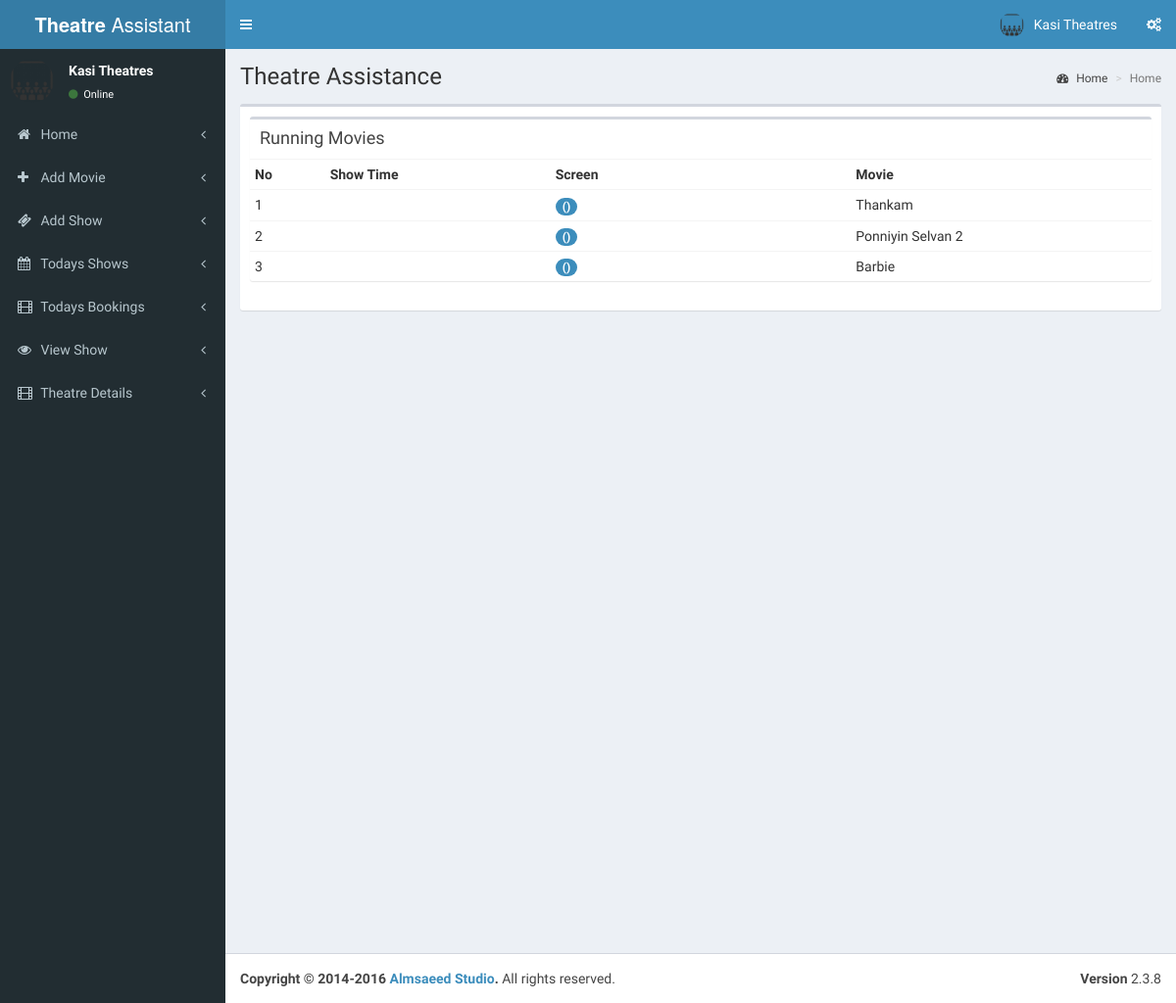
/theatre/pages/index.php (signed in), run on the app's committed database.
### tables this page shows
CREATE TABLE IF NOT EXISTS `tbl_theatre` (
  `id` int(11) NOT NULL AUTO_INCREMENT,
  `name` varchar(100) NOT NULL,
  `address` varchar(100) NOT NULL,
  `place` varchar(100) NOT NULL,
  `state` varchar(50) NOT NULL,
  `pin` int(11) NOT NULL,
  PRIMARY KEY (`id`)
);

CREATE TABLE IF NOT EXISTS `tbl_shows` (
  `s_id` int(11) NOT NULL AUTO_INCREMENT,
  `st_id` int(11) NOT NULL COMMENT 'show time id',
  `theatre_id` int(11) NOT NULL,
  `movie_id` int(11) NOT NULL,
  `start_date` date NOT NULL,
  `status` int(11) NOT NULL COMMENT '1 means show available',
  `r_status` int(11) NOT NULL,
  PRIMARY KEY (`s_id`)
);

CREATE TABLE IF NOT EXISTS `tbl_movie` (
  `movie_id` int(11) NOT NULL AUTO_INCREMENT,
  `t_id` int(11) NOT NULL COMMENT 'theatre id',
  `movie_name` varchar(100) NOT NULL,
  `cast` varchar(500) NOT NULL,
  `desc` varchar(1000) NOT NULL,
  `release_date` date NOT NULL,
  `image` varchar(200) NOT NULL,
  `video_url` varchar(200) NOT NULL,
  `status` int(1) NOT NULL COMMENT '0 means active ',
  `lang_id` int(11) NOT NULL,
  `genre_id` int(11) NOT NULL,
  PRIMARY KEY (`movie_id`)
);

### theatre/pages/index.php (the view)
<?php
include('header.php');
?>
  <div class="content-wrapper">
    <section class="content-header">
      <h1>
        Theatre Assistance
      </h1>
      <ol class="breadcrumb">
        <li><a href="index"><i class="fa fa-dashboard"></i> Home</a></li>
        <li class="active">Home</li>
      </ol>
    </section>
    <section class="content">
      <div class="box">
        <div class="box-body">
            <div class="box">
            <div class="box-header">
              <h3 class="box-title">Running Movies</h3>
            </div>
            <div class="box-body no-padding">
              <table class="table table-condensed">
                <tr>
                  <th class="col-md-1">No</th>
                  <th class="col-md-3">Show Time</th>
                  <th class="col-md-4">Screen</th>
                  <th class="col-md-4">Movie</th>
                </tr>
                <?php
					$qry8=mysqli_query($con,"select * from tbl_shows where r_status=1 and theatre_id='".$_SESSION['theatre']."'");
					$no=1;
					while($mn=mysqli_fetch_array($qry8))
					{
					 $qry9=mysqli_query($con,"select * from tbl_movie where movie_id='".$mn['movie_id']."'");
					 $mov=mysqli_fetch_array($qry9);
					 $qry10=mysqli_query($con,"select * from tbl_show_time where st_id='".$mn['st_id']."'");
					 $scr=mysqli_fetch_array($qry10);
					 $qry11=mysqli_query($con,"select * from tbl_screens where screen_id='".$scr['screen_id']."'");
					 $scn=mysqli_fetch_array($qry11);
					?>
                <tr>
                  <td><?php echo $no;?></td>
                  <td><span class="badge bg-green"><?php echo $scn['screen_name'];?></span></td>
                  <td><span class="badge bg-light-blue"><?php echo $scr['start_time'];?>(<?php echo $scr['name'];?>)</span></td>
                  <td><?php echo $mov['movie_name'];?></td>
                  </tr>
                  <?php
					       $no=$no+1;
					}
                  ?>
              </table>
            </div>
          </div>
        </div>
      </div>
    </section>
  </div>
  <?php
include('footer.php');
?>

### theatre/pages/header.php (shortened to what this page needs)
<?php
include('../../config.php');
$th=mysqli_query($con,"select * from tbl_theatre where id='".$_SESSION['theatre']."'");
$theatre=mysqli_fetch_array($th);
?>
<!DOCTYPE html>
<html>
<head>
  <link rel="stylesheet" href="../validation/dist/css/bootstrapValidator.css"/>
  <link rel="stylesheet" href="../bootstrap/css/bootstrap.min.css">
  <link rel="stylesheet" href="https://cdnjs.cloudflare.com/ajax/libs/font-awesome/4.5.0/css/font-awesome.min.css">
  <link rel="stylesheet" href="https://cdnjs.cloudflare.com/ajax/libs/ionicons/2.0.1/css/ionicons.min.css">
  <link rel="stylesheet" href="../dist/css/AdminLTE.min.css">
  <link rel="stylesheet" href="../dist/css/skins/_all-skins.min.css">
</head>
<body class="hold-transition skin-blue sidebar-mini">
<div class="wrapper">
  <header class="main-header">
    <a href="index.php" class="logo">
      <span class="logo-lg"><b>Theatre</b> Assistant</span>
    </a>
    <nav class="navbar navbar-static-top">
      <a href="#" class="sidebar-toggle" data-toggle="offcanvas" role="button">
      </a>
      <div class="navbar-custom-menu">
        <ul class="nav navbar-nav">
          <li class="dropdown user user-menu">
            <a href="#" class="dropdown-toggle" data-toggle="dropdown">
              <img src="cinema-512.png" class="user-image" alt="User Image">
              <span class="hidden-xs"><?php echo $theatre['name'];?></span>
            </a>
          </li>
          <li>
            <a href="#" data-toggle="control-sidebar"><i class="fa fa-gears"></i></a>
          </li>
        </ul>
      </div>
    </nav>
  </header>
  <aside class="main-sidebar">
    <section class="sidebar">
      <div class="user-panel">
        <div class="pull-left image">
          <img src="cinema-512.png" class="img-circle" alt="User Image">
        </div>
        <div class="pull-left info">
          <p><?php echo $theatre['name'];?></p>
          <a href="#"><i class="fa fa-circle text-success"></i> Online</a>
        </div>
      </div>
      <ul class="sidebar-menu">
        <li class="treeview">
          <a href="index.php">
            <i class="fa fa-home"></i> <span>Home</span>
            <span class="pull-right-container">
              <i class="fa fa-angle-left pull-right"></i>
            </span>
          </a>
        </li>
          <li class="treeview">
          <a href="add_movie.php">
            <i class="fa fa-plus"></i> <span>Add Movie</span>
            <span class="pull-right-container">
              <i class="fa fa-angle-left pull-right"></i>
            </span>
          </a>
        </li>
        <li class="treeview">
          <a href="add_show.php">
            <i class="fa fa-ticket"></i> <span>Add Show</span>
            <span class="pull-right-container">
              <i class="fa fa-angle-left pull-right"></i>
            </span>
          </a>
        </li>
        <li class="treeview">
          <a href="todays_shows.php">
            <i class="fa fa-calendar"></i> <span>Todays Shows</span>
            <span class="pull-right-container">
              <i class="fa fa-angle-left pull-right"></i>
            </span>
          </a>
        </li>
        <li class="treeview">
          <a href="tickets.php">
            <i class="fa fa-film"></i> <span>Todays Bookings</span>
            <span class="pull-right-container">
              <i class="fa fa-angle-left pull-right"></i>
            </span>
          </a>
        </li>
        <li class="treeview">
          <a href="view_shows.php">
            <i class="fa fa-eye"></i> <span>View Show</span>
            <span class="pull-right-container">
              <i class="fa fa-angle-left pull-right"></i>
            </span>
          </a>
        </li>
        <li class="treeview">
          <a href="add_theatre_2.php">
            <i class="fa fa-film"></i> <span>Theatre Details</span>
            <span class="pull-right-container">
              <i class="fa fa-angle-left pull-right"></i>
            </span>
          </a>
        </li>
      </ul>
    </section>
  </aside>

### data on the page
tbl_theatre: name "Kasi Theatres"
tbl_shows: movie.movie_name "Thankam"
tbl_shows: movie.movie_name "Ponniyin Selvan 2"
tbl_shows: movie.movie_name "Barbie"
